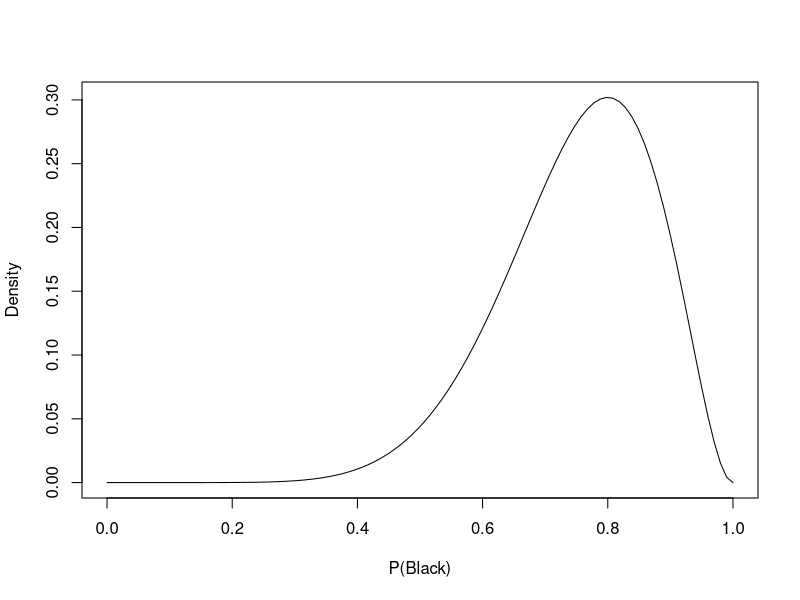
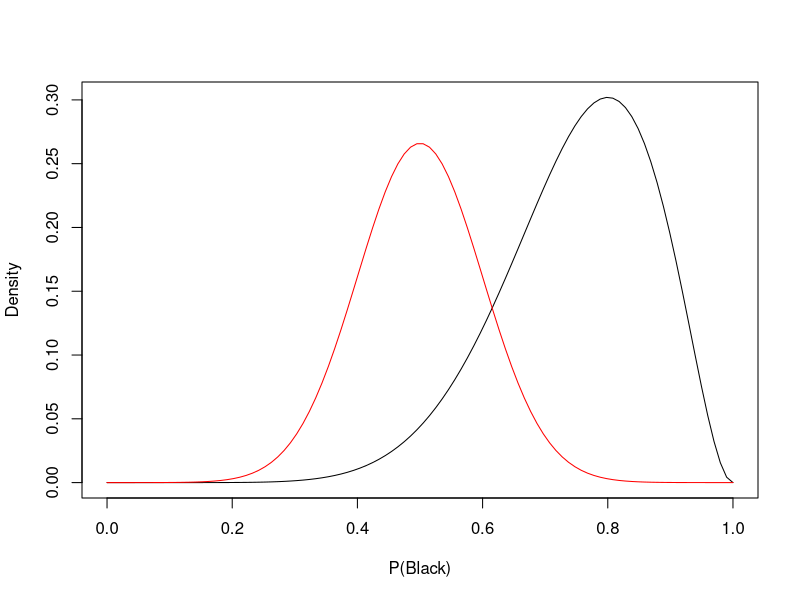
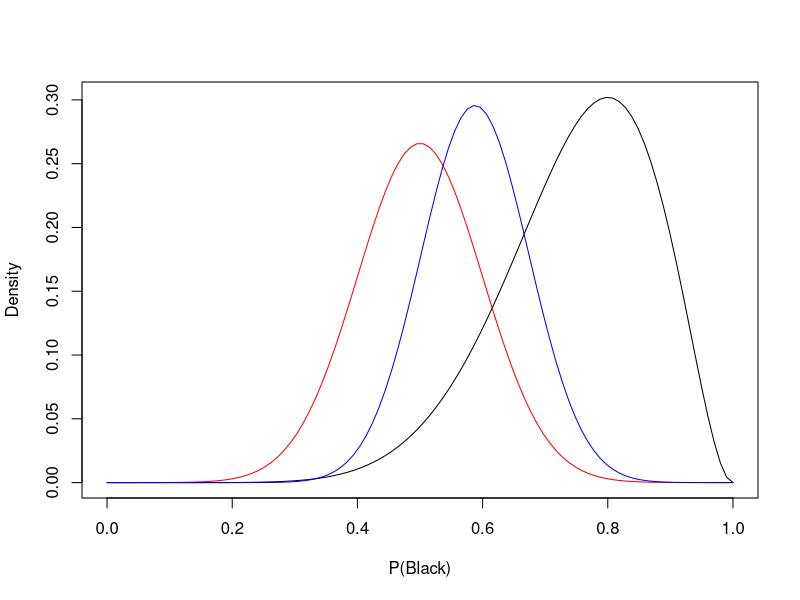

Write the R code that produced these figures, in order.
## ---- chunk 1
data("UCBAdmissions")
margin.table(UCBAdmissions, c(1,2))
rowSums(margin.table(UCBAdmissions, c(1,2)))
colSums(margin.table(UCBAdmissions, c(1,2)))
#prop.table(margin.table(UCBAdmissions, c(1,2)), 1)
## ---- chunk 2
p_a <- (2691/(1835+2691)) #probability of being male
p_b <- 1755/(1755+2771) #probability of being admitted
p_b_a <-   (1198/(1835+2691)) / p_a #probability of being admitted given male
p_a_b <- (p_b_a * p_a)/p_b #probability of being male given admitted

p_a_b
1198/(1198+557)
## ---- chunk 3
ftable(round(prop.table(UCBAdmissions, c(3)), 2),
       row.vars="Dept", col.vars = c("Gender", "Admit"))
## ---- chunk 4
rangeP <- seq(0, 1, length.out = 100)
plot(rangeP, dbinom(x = 8, prob = rangeP, size = 10),
type = "l", xlab = "P(Black)", ylab = "Density")
## ---- chunk 5
plot(rangeP, dbinom(x = 8, prob = rangeP, size = 10),
type = "l", xlab = "P(Black)", ylab = "Density")
lines(rangeP, dnorm(x = rangeP, mean = .5, sd = .1) / 15,
col = "red")
## ---- chunk 6
plot(rangeP, dbinom(x = 8, prob = rangeP, size = 10),
type = "l", xlab = "P(Black)", ylab = "Density")
lines(rangeP, dnorm(x = rangeP, mean = .5, sd = .1) / 15,
col = "red")
lik <- dbinom(x = 8, prob = rangeP, size = 10)
prior <- dnorm(x = rangeP, mean = .5, sd = .1)
lines(rangeP, lik * prior, col = "blue")
